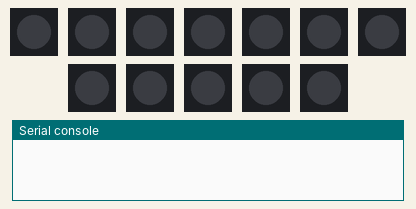
Bench run of a program on a simulated Raspberry Pi Pico running MicroPython. Parts: 12 × 1 RGB LEDs in strip order, left to right, the last lines printed to the serial console. Dim RGB values are drawn brighter than linear.

Above: at 0.1 s.
At 5.1 s:
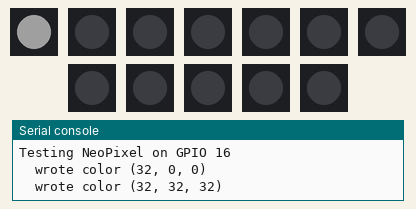
At 9.5 s:
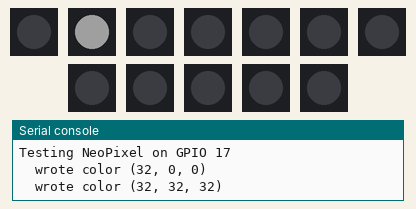
At 18.3 s:
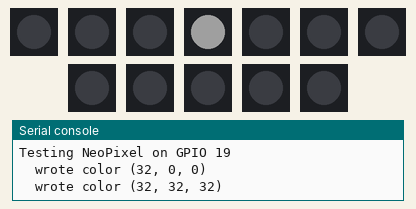
At 27.1 s:
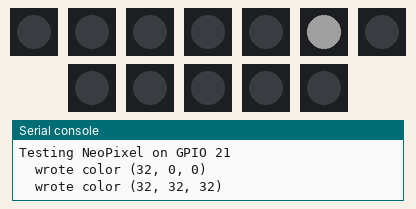
At 35.9 s:
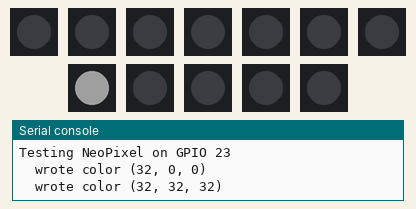
Timing chart, 0 to 38.4 s (numbered marks = the images above):
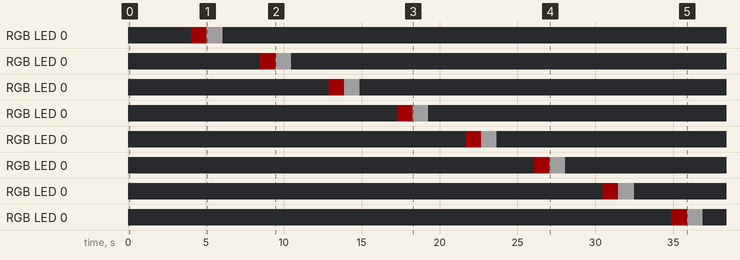

The program:

pin_tester.py
```python
from machine import Pin
from neopixel import NeoPixel
import time
import gc

#pins_to_test = [1,2,3,4,5,6,7,8,9,10,11,12,13,14,15,16,17,18,19,20,21,22,23,24,25,26,27,28,29]
pins_to_test = [16,17,18,19,20,21,22,23,24,25,26,27,28,29]

colors = [
    (32,0,0),
    (32,32,32)
]

def flush_pins():
    print("Actively clearing data lines and forcing WS2812 reset")
    lengths_to_try = [1,4,8,30]
    for p in pins_to_test:
        try:
            Pin(p, Pin.OUT).off()
            time.sleep_ms(2)
        except Exception:
            pass
    time.sleep_ms(5)
    for p in pins_to_test:
        cleared = False
        for L in lengths_to_try:
            try:
                np = NeoPixel(Pin(p, Pin.OUT), L)
                for i in range(L):
                    np[i] = (0,0,0)
                np.write()
                gc.collect()
                time.sleep_ms(2)
                cleared = True
                break
            except Exception:
                try:
                    Pin(p, Pin.OUT).off()
                except Exception:
                    pass
        if not cleared:
            try:
                line = Pin(p, Pin.OUT)
                line.off()
                time.sleep_ms(5)
                for _ in range(6):
                    line.on()
                    time.sleep_us(400)
                    line.off()
                    time.sleep_us(400)
                time.sleep_ms(2)
            except Exception:
                pass
        try:
            Pin(p, Pin.IN)
        except Exception:
            try:
                Pin(p, Pin.OUT).off()
            except Exception:
                pass
    print("Flush complete; data lines pulled low then released.")

def try_neopixel(pin):
    print("Testing NeoPixel on GPIO", pin)
    try:
        np = NeoPixel(Pin(pin, Pin.OUT), 1)
        for c in colors:
            np[0] = c
            np.write()
            print("  wrote color", c)
            time.sleep(1.0)
        np[0] = (0,0,0)
        np.write()
        print("  cleared")
        np = None
        gc.collect()
        Pin(pin, Pin.OUT).off()
        return True
    except Exception as e:
        print("  failed:", e)
        try:
            Pin(pin, Pin.OUT).off()
        except Exception:
            pass
        return False

def try_gpio_blink(pin):
    print("Testing GPIO blink on", pin)
    try:
        led = Pin(pin, Pin.OUT)
        for _ in range(2):
            led.on()
            print("  ON")
            time.sleep(0.6)
            led.off()
            print("  OFF")
            time.sleep(0.4)
        led.off()
        return True
    except Exception as e:
        print("  failed:", e)
        return False

time.sleep(2)
flush_pins()
time.sleep(2)
for p in pins_to_test:
    print("----- GPIO", p, "-----")
    try_neopixel(p)
    time.sleep(0.2)
    try_gpio_blink(p)
    time.sleep(0.2)
print("Scan complete")
```

Measured:
- by itself, RGB LED 0: off → RGB(32, 0, 0) at 4.1 s, → RGB(32, 32, 32) 1.0 s later, → off 1.0 s later
- by itself, RGB LED 0: off → RGB(32, 0, 0) at 8.5 s, → RGB(32, 32, 32) 1.0 s later, → off 1.0 s later
- by itself, RGB LED 0: off → RGB(32, 0, 0) at 12.9 s, → RGB(32, 32, 32) 1.0 s later, → off 1.0 s later
- by itself, RGB LED 0: off → RGB(32, 0, 0) at 17.3 s, → RGB(32, 32, 32) 1.0 s later, → off 1.0 s later
- by itself, RGB LED 0: off → RGB(32, 0, 0) at 21.7 s, → RGB(32, 32, 32) 1.0 s later, → off 1.0 s later
- by itself, RGB LED 0: off → RGB(32, 0, 0) at 26.1 s, → RGB(32, 32, 32) 1.0 s later, → off 1.0 s later
- by itself, RGB LED 0: off → RGB(32, 0, 0) at 30.5 s, → RGB(32, 32, 32) 1.0 s later, → off 1.0 s later
- by itself, RGB LED 0: off → RGB(32, 0, 0) at 34.9 s, → RGB(32, 32, 32) 1.0 s later, → off 1.0 s later
